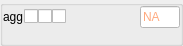
<?xml version="1.0" encoding="UTF-8"?>
<ui version="4.0">
 <class>Form</class>
 <widget class="QWidget" name="Form">
  <property name="geometry">
   <rect>
    <x>0</x>
    <y>0</y>
    <width>183</width>
    <height>46</height>
   </rect>
  </property>
  <property name="windowTitle">
   <string>Form</string>
  </property>
  <layout class="QVBoxLayout" name="verticalLayout_2">
   <property name="spacing">
    <number>0</number>
   </property>
   <property name="leftMargin">
    <number>0</number>
   </property>
   <property name="topMargin">
    <number>0</number>
   </property>
   <property name="rightMargin">
    <number>0</number>
   </property>
   <property name="bottomMargin">
    <number>0</number>
   </property>
   <item>
    <widget class="QGroupBox" name="groupBox">
     <property name="sizePolicy">
      <sizepolicy hsizetype="Minimum" vsizetype="Preferred">
       <horstretch>0</horstretch>
       <verstretch>0</verstretch>
      </sizepolicy>
     </property>
     <property name="title">
      <string/>
     </property>
     <property name="alignment">
      <set>Qt::AlignLeading|Qt::AlignLeft|Qt::AlignTop</set>
     </property>
     <property name="flat">
      <bool>true</bool>
     </property>
     <layout class="QGridLayout" name="gridLayout">
      <property name="leftMargin">
       <number>0</number>
      </property>
      <property name="topMargin">
       <number>0</number>
      </property>
      <property name="rightMargin">
       <number>0</number>
      </property>
      <property name="bottomMargin">
       <number>0</number>
      </property>
      <property name="spacing">
       <number>0</number>
      </property>
      <item row="0" column="0">
       <widget class="QLabel" name="label">
        <property name="sizePolicy">
         <sizepolicy hsizetype="Fixed" vsizetype="Preferred">
          <horstretch>0</horstretch>
          <verstretch>0</verstretch>
         </sizepolicy>
        </property>
        <property name="minimumSize">
         <size>
          <width>20</width>
          <height>0</height>
         </size>
        </property>
        <property name="text">
         <string>agg</string>
        </property>
       </widget>
      </item>
      <item row="0" column="1">
       <layout class="QHBoxLayout" name="horizontalLayout_4">
        <property name="spacing">
         <number>0</number>
        </property>
        <property name="sizeConstraint">
         <enum>QLayout::SetDefaultConstraint</enum>
        </property>
        <property name="leftMargin">
         <number>0</number>
        </property>
        <item>
         <widget class="QCheckBox" name="widget_fix">
          <property name="enabled">
           <bool>true</bool>
          </property>
          <property name="sizePolicy">
           <sizepolicy hsizetype="Minimum" vsizetype="Fixed">
            <horstretch>0</horstretch>
            <verstretch>0</verstretch>
           </sizepolicy>
          </property>
          <property name="minimumSize">
           <size>
            <width>0</width>
            <height>0</height>
           </size>
          </property>
          <property name="baseSize">
           <size>
            <width>10</width>
            <height>10</height>
           </size>
          </property>
          <property name="toolTip">
           <string>fix value</string>
          </property>
          <property name="text">
           <string/>
          </property>
          <property name="checked">
           <bool>false</bool>
          </property>
         </widget>
        </item>
        <item>
         <widget class="QCheckBox" name="widget_link">
          <property name="sizePolicy">
           <sizepolicy hsizetype="Minimum" vsizetype="Fixed">
            <horstretch>0</horstretch>
            <verstretch>0</verstretch>
           </sizepolicy>
          </property>
          <property name="toolTip">
           <string>Link
Right-click to link, uncheck to un-link</string>
          </property>
          <property name="text">
           <string/>
          </property>
          <property name="tristate">
           <bool>false</bool>
          </property>
         </widget>
        </item>
        <item>
         <widget class="QCheckBox" name="widget_bounds_on">
          <property name="sizePolicy">
           <sizepolicy hsizetype="Minimum" vsizetype="Fixed">
            <horstretch>0</horstretch>
            <verstretch>0</verstretch>
           </sizepolicy>
          </property>
          <property name="toolTip">
           <string>enable bounds</string>
          </property>
          <property name="text">
           <string/>
          </property>
          <property name="checked">
           <bool>false</bool>
          </property>
          <property name="tristate">
           <bool>false</bool>
          </property>
         </widget>
        </item>
       </layout>
      </item>
      <item row="0" column="2">
       <widget class="QWidget" name="widget_2" native="true">
        <property name="sizePolicy">
         <sizepolicy hsizetype="Expanding" vsizetype="Preferred">
          <horstretch>0</horstretch>
          <verstretch>0</verstretch>
         </sizepolicy>
        </property>
        <layout class="QHBoxLayout" name="horizontalLayout_3">
         <property name="spacing">
          <number>0</number>
         </property>
         <property name="leftMargin">
          <number>0</number>
         </property>
         <property name="topMargin">
          <number>0</number>
         </property>
         <property name="rightMargin">
          <number>0</number>
         </property>
         <property name="bottomMargin">
          <number>0</number>
         </property>
         <item>
          <layout class="QHBoxLayout" name="horizontalLayout">
           <property name="spacing">
            <number>0</number>
           </property>
           <property name="sizeConstraint">
            <enum>QLayout::SetDefaultConstraint</enum>
           </property>
          </layout>
         </item>
        </layout>
       </widget>
      </item>
      <item row="0" column="3">
       <widget class="QLineEdit" name="lineEdit">
        <property name="enabled">
         <bool>true</bool>
        </property>
        <property name="sizePolicy">
         <sizepolicy hsizetype="MinimumExpanding" vsizetype="Fixed">
          <horstretch>0</horstretch>
          <verstretch>0</verstretch>
         </sizepolicy>
        </property>
        <property name="minimumSize">
         <size>
          <width>0</width>
          <height>0</height>
         </size>
        </property>
        <property name="maximumSize">
         <size>
          <width>40</width>
          <height>16777215</height>
         </size>
        </property>
        <property name="palette">
         <palette>
          <active>
           <colorrole role="WindowText">
            <brush brushstyle="SolidPattern">
             <color alpha="255">
              <red>0</red>
              <green>0</green>
              <blue>0</blue>
             </color>
            </brush>
           </colorrole>
           <colorrole role="Button">
            <brush brushstyle="SolidPattern">
             <color alpha="255">
              <red>255</red>
              <green>255</green>
              <blue>255</blue>
             </color>
            </brush>
           </colorrole>
           <colorrole role="Light">
            <brush brushstyle="SolidPattern">
             <color alpha="255">
              <red>255</red>
              <green>255</green>
              <blue>255</blue>
             </color>
            </brush>
           </colorrole>
           <colorrole role="Midlight">
            <brush brushstyle="SolidPattern">
             <color alpha="255">
              <red>255</red>
              <green>255</green>
              <blue>255</blue>
             </color>
            </brush>
           </colorrole>
           <colorrole role="Dark">
            <brush brushstyle="SolidPattern">
             <color alpha="255">
              <red>127</red>
              <green>127</green>
              <blue>127</blue>
             </color>
            </brush>
           </colorrole>
           <colorrole role="Mid">
            <brush brushstyle="SolidPattern">
             <color alpha="255">
              <red>170</red>
              <green>170</green>
              <blue>170</blue>
             </color>
            </brush>
           </colorrole>
           <colorrole role="Text">
            <brush brushstyle="SolidPattern">
             <color alpha="255">
              <red>255</red>
              <green>85</green>
              <blue>0</blue>
             </color>
            </brush>
           </colorrole>
           <colorrole role="BrightText">
            <brush brushstyle="SolidPattern">
             <color alpha="255">
              <red>255</red>
              <green>255</green>
              <blue>255</blue>
             </color>
            </brush>
           </colorrole>
           <colorrole role="ButtonText">
            <brush brushstyle="SolidPattern">
             <color alpha="255">
              <red>0</red>
              <green>0</green>
              <blue>0</blue>
             </color>
            </brush>
           </colorrole>
           <colorrole role="Base">
            <brush brushstyle="SolidPattern">
             <color alpha="255">
              <red>255</red>
              <green>255</green>
              <blue>255</blue>
             </color>
            </brush>
           </colorrole>
           <colorrole role="Window">
            <brush brushstyle="SolidPattern">
             <color alpha="255">
              <red>255</red>
              <green>255</green>
              <blue>255</blue>
             </color>
            </brush>
           </colorrole>
           <colorrole role="Shadow">
            <brush brushstyle="SolidPattern">
             <color alpha="255">
              <red>0</red>
              <green>0</green>
              <blue>0</blue>
             </color>
            </brush>
           </colorrole>
           <colorrole role="AlternateBase">
            <brush brushstyle="SolidPattern">
             <color alpha="255">
              <red>255</red>
              <green>255</green>
              <blue>255</blue>
             </color>
            </brush>
           </colorrole>
           <colorrole role="ToolTipBase">
            <brush brushstyle="SolidPattern">
             <color alpha="255">
              <red>255</red>
              <green>255</green>
              <blue>220</blue>
             </color>
            </brush>
           </colorrole>
           <colorrole role="ToolTipText">
            <brush brushstyle="SolidPattern">
             <color alpha="255">
              <red>0</red>
              <green>0</green>
              <blue>0</blue>
             </color>
            </brush>
           </colorrole>
          </active>
          <inactive>
           <colorrole role="WindowText">
            <brush brushstyle="SolidPattern">
             <color alpha="255">
              <red>0</red>
              <green>0</green>
              <blue>0</blue>
             </color>
            </brush>
           </colorrole>
           <colorrole role="Button">
            <brush brushstyle="SolidPattern">
             <color alpha="255">
              <red>255</red>
              <green>255</green>
              <blue>255</blue>
             </color>
            </brush>
           </colorrole>
           <colorrole role="Light">
            <brush brushstyle="SolidPattern">
             <color alpha="255">
              <red>255</red>
              <green>255</green>
              <blue>255</blue>
             </color>
            </brush>
           </colorrole>
           <colorrole role="Midlight">
            <brush brushstyle="SolidPattern">
             <color alpha="255">
              <red>255</red>
              <green>255</green>
              <blue>255</blue>
             </color>
            </brush>
           </colorrole>
           <colorrole role="Dark">
            <brush brushstyle="SolidPattern">
             <color alpha="255">
              <red>127</red>
              <green>127</green>
              <blue>127</blue>
             </color>
            </brush>
           </colorrole>
           <colorrole role="Mid">
            <brush brushstyle="SolidPattern">
             <color alpha="255">
              <red>170</red>
              <green>170</green>
              <blue>170</blue>
             </color>
            </brush>
           </colorrole>
           <colorrole role="Text">
            <brush brushstyle="SolidPattern">
             <color alpha="255">
              <red>208</red>
              <green>109</green>
              <blue>63</blue>
             </color>
            </brush>
           </colorrole>
           <colorrole role="BrightText">
            <brush brushstyle="SolidPattern">
             <color alpha="255">
              <red>255</red>
              <green>255</green>
              <blue>255</blue>
             </color>
            </brush>
           </colorrole>
           <colorrole role="ButtonText">
            <brush brushstyle="SolidPattern">
             <color alpha="255">
              <red>0</red>
              <green>0</green>
              <blue>0</blue>
             </color>
            </brush>
           </colorrole>
           <colorrole role="Base">
            <brush brushstyle="SolidPattern">
             <color alpha="255">
              <red>255</red>
              <green>255</green>
              <blue>255</blue>
             </color>
            </brush>
           </colorrole>
           <colorrole role="Window">
            <brush brushstyle="SolidPattern">
             <color alpha="255">
              <red>255</red>
              <green>255</green>
              <blue>255</blue>
             </color>
            </brush>
           </colorrole>
           <colorrole role="Shadow">
            <brush brushstyle="SolidPattern">
             <color alpha="255">
              <red>0</red>
              <green>0</green>
              <blue>0</blue>
             </color>
            </brush>
           </colorrole>
           <colorrole role="AlternateBase">
            <brush brushstyle="SolidPattern">
             <color alpha="255">
              <red>255</red>
              <green>255</green>
              <blue>255</blue>
             </color>
            </brush>
           </colorrole>
           <colorrole role="ToolTipBase">
            <brush brushstyle="SolidPattern">
             <color alpha="255">
              <red>255</red>
              <green>255</green>
              <blue>220</blue>
             </color>
            </brush>
           </colorrole>
           <colorrole role="ToolTipText">
            <brush brushstyle="SolidPattern">
             <color alpha="255">
              <red>0</red>
              <green>0</green>
              <blue>0</blue>
             </color>
            </brush>
           </colorrole>
          </inactive>
          <disabled>
           <colorrole role="WindowText">
            <brush brushstyle="SolidPattern">
             <color alpha="255">
              <red>127</red>
              <green>127</green>
              <blue>127</blue>
             </color>
            </brush>
           </colorrole>
           <colorrole role="Button">
            <brush brushstyle="SolidPattern">
             <color alpha="255">
              <red>255</red>
              <green>255</green>
              <blue>255</blue>
             </color>
            </brush>
           </colorrole>
           <colorrole role="Light">
            <brush brushstyle="SolidPattern">
             <color alpha="255">
              <red>255</red>
              <green>255</green>
              <blue>255</blue>
             </color>
            </brush>
           </colorrole>
           <colorrole role="Midlight">
            <brush brushstyle="SolidPattern">
             <color alpha="255">
              <red>255</red>
              <green>255</green>
              <blue>255</blue>
             </color>
            </brush>
           </colorrole>
           <colorrole role="Dark">
            <brush brushstyle="SolidPattern">
             <color alpha="255">
              <red>127</red>
              <green>127</green>
              <blue>127</blue>
             </color>
            </brush>
           </colorrole>
           <colorrole role="Mid">
            <brush brushstyle="SolidPattern">
             <color alpha="255">
              <red>170</red>
              <green>170</green>
              <blue>170</blue>
             </color>
            </brush>
           </colorrole>
           <colorrole role="Text">
            <brush brushstyle="SolidPattern">
             <color alpha="255">
              <red>127</red>
              <green>127</green>
              <blue>127</blue>
             </color>
            </brush>
           </colorrole>
           <colorrole role="BrightText">
            <brush brushstyle="SolidPattern">
             <color alpha="255">
              <red>255</red>
              <green>255</green>
              <blue>255</blue>
             </color>
            </brush>
           </colorrole>
           <colorrole role="ButtonText">
            <brush brushstyle="SolidPattern">
             <color alpha="255">
              <red>127</red>
              <green>127</green>
              <blue>127</blue>
             </color>
            </brush>
           </colorrole>
           <colorrole role="Base">
            <brush brushstyle="SolidPattern">
             <color alpha="255">
              <red>255</red>
              <green>255</green>
              <blue>255</blue>
             </color>
            </brush>
           </colorrole>
           <colorrole role="Window">
            <brush brushstyle="SolidPattern">
             <color alpha="255">
              <red>255</red>
              <green>255</green>
              <blue>255</blue>
             </color>
            </brush>
           </colorrole>
           <colorrole role="Shadow">
            <brush brushstyle="SolidPattern">
             <color alpha="255">
              <red>0</red>
              <green>0</green>
              <blue>0</blue>
             </color>
            </brush>
           </colorrole>
           <colorrole role="AlternateBase">
            <brush brushstyle="SolidPattern">
             <color alpha="255">
              <red>255</red>
              <green>255</green>
              <blue>255</blue>
             </color>
            </brush>
           </colorrole>
           <colorrole role="ToolTipBase">
            <brush brushstyle="SolidPattern">
             <color alpha="255">
              <red>255</red>
              <green>255</green>
              <blue>220</blue>
             </color>
            </brush>
           </colorrole>
           <colorrole role="ToolTipText">
            <brush brushstyle="SolidPattern">
             <color alpha="255">
              <red>0</red>
              <green>0</green>
              <blue>0</blue>
             </color>
            </brush>
           </colorrole>
          </disabled>
         </palette>
        </property>
        <property name="font">
         <font>
          <weight>50</weight>
          <bold>false</bold>
         </font>
        </property>
        <property name="toolTip">
         <string>estimated error of fit</string>
        </property>
        <property name="text">
         <string/>
        </property>
        <property name="readOnly">
         <bool>true</bool>
        </property>
        <property name="placeholderText">
         <string>NA</string>
        </property>
       </widget>
      </item>
      <item row="1" column="0" colspan="4">
       <widget class="QWidget" name="widget" native="true">
        <layout class="QVBoxLayout" name="verticalLayout">
         <property name="spacing">
          <number>0</number>
         </property>
         <property name="leftMargin">
          <number>0</number>
         </property>
         <property name="topMargin">
          <number>0</number>
         </property>
         <property name="rightMargin">
          <number>0</number>
         </property>
         <property name="bottomMargin">
          <number>0</number>
         </property>
         <item>
          <layout class="QHBoxLayout" name="horizontalLayout_2">
           <property name="spacing">
            <number>0</number>
           </property>
          </layout>
         </item>
        </layout>
       </widget>
      </item>
     </layout>
    </widget>
   </item>
  </layout>
 </widget>
 <resources/>
 <connections>
  <connection>
   <sender>widget_bounds_on</sender>
   <signal>toggled(bool)</signal>
   <receiver>widget</receiver>
   <slot>setVisible(bool)</slot>
   <hints>
    <hint type="sourcelabel">
     <x>79</x>
     <y>11</y>
    </hint>
    <hint type="destinationlabel">
     <x>168</x>
     <y>54</y>
    </hint>
   </hints>
  </connection>
 </connections>
</ui>
